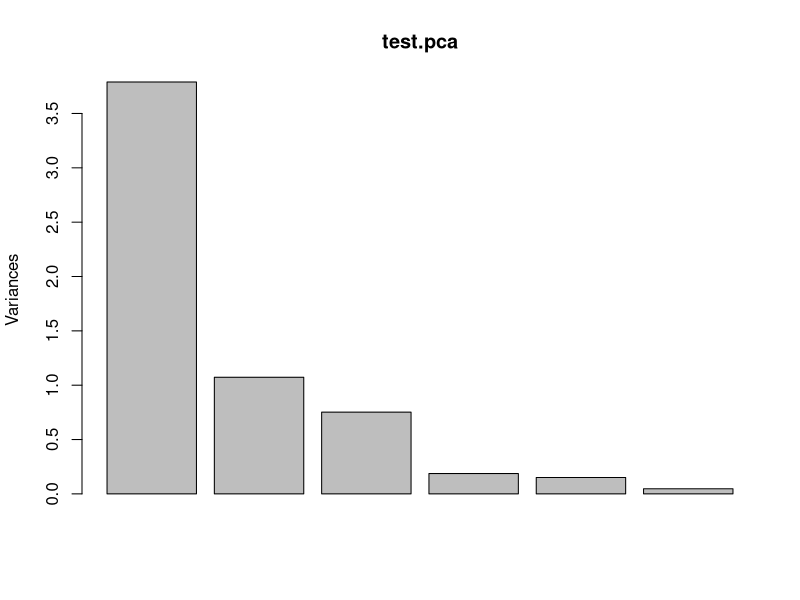
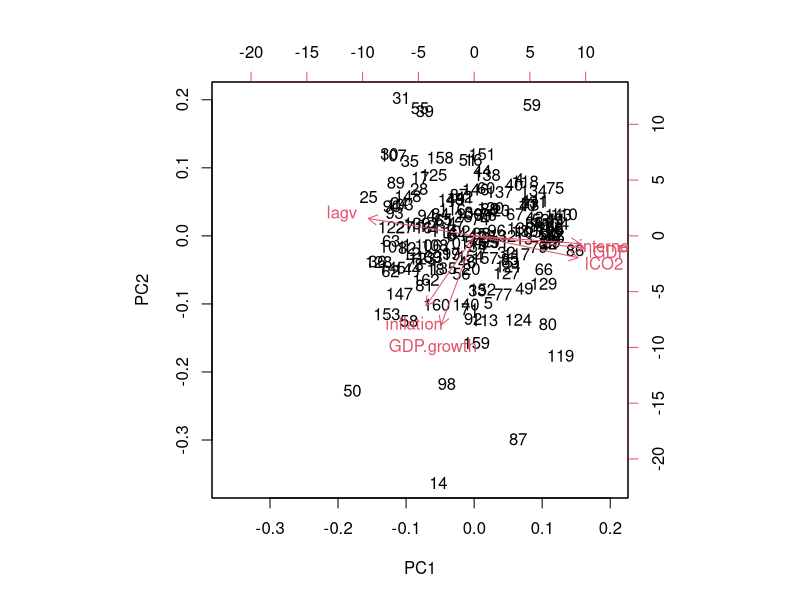

These charts were generated, in order, by the following R code: (Note: this script raises an error after producing the figures.)
#EXAMEN FINAL PARTE 1

#Extraemos los datos
dat <- read.csv2("w2011.csv", fileEncoding = "UTF-8")

#Ajustamos por el método de mínimos cuadrados el siguiente modelo de regresión múltiple:
#Y = β0 +β1X1 +β2X2 +β3X3 +β4X4 +β5X5 +β6X6 +ε
#donde: Y = lCO2; X1 = inflation; X2 = lGDPc; X3 = GDP.growth; X4 = internet y X5 = lagv

z = lm(dat$lCO2 ~ dat$inflation + dat$lGDPc + dat$GDP.growth + dat$internet + dat$lagv); z

#a) Obtén los coeficientes estimados del modelo, así como intervalos de confianza al 95 %
#para los coeficientes del modelo. Calcula los valores ajustados del modelo y calcula la
#suma residual de cuadrados.

#COEFICIENTES ESTIMADOS DE FORMA AUTOMATICA
coef(z)

#COEFICIENTES ESTIMADOS DE FORMA MANUAL
X <- cbind(1, dat$inflation, dat$lGDPc, dat$GDP.growth, dat$internet, dat$lagv)
y <- dat$lCO2
coefs = solve(t(X)%*%X) %*% t(X) %*% y
coefs

# INTERVALOS DE CONFIANZA
confint(z,level=0.95)

# VALORES AJUSTADOS DE FORMA AUTOMÁTICA
fitted(z)

# VALORES AJUSTADOS DE FORMA MANUAL
vals = X%*%solve(t(X)%*%X)%*%t(X)%*%y
vals

#RSS MANUAL
XtXi <- solve(t(X)%*%X)
H <- X%*%XtXi%*%t(X)
RSS <- sum((y - H %*% y) ^ 2);RSS

#RSS AUTOMÁTICA
deviance(z)

#b) Calcula el valor del coeficiente de correlación de Pearson entre la variable respuesta Y y el predictor X1.
cor(dat$inflation, y = dat$lCO2, method = "pearson")

#La correlación es negativa, lo que indica que a mayor inflación tiende a haber menores emisiones per cápita de CO₂, aunque esta relación es débil.

#∣r∣=0.215 -->  correlación débil
#Aunque existe cierta asociación lineal negativa, no es fuerte ni dominante.

#La inflación tiene una ligera asociación inversa con las emisiones de CO₂ per cápita, pero es posiblemente
#no significativa o débilmente significativa.

#c) Define y calcula el coeficiente de correlación parcial entre X1 y X2, controlando por el
#resto de las variables explicativas.

#ajustamos el modelo lineal de inflation sobre las otras variables y calculamos los residuos
r_inf = residuals(lm(dat$inflation ~ dat$lCO2 + dat$GDP.growth + dat$internet + dat$lagv))
# ajustamos el modelo lineal de lGDPc sobre las mismas variables, obteniendo también los residuos
r_lGDPc = residuals(lm(dat$lGDPc ~ dat$lCO2 + dat$GDP.growth + dat$internet + dat$lagv))
#coeficiente de correlación entre los residuos de ambos ajustes
cor(r_inf, r_lGDPc)

# Vemos que el coeficiente es negativo, con lo que las conclusiones de una regresión múltiple irían en
# el mismo sentido que las de una regresión múltiple para estas variables.
# El efecto de la inflación sobre el log de emisiones CO2 per cápita (lGDPc) es negativo.
# A mayor inflación menor será el log de emisiones CO2 per cápita.

#d) Considera un modelo reducido que contiene solo un subconjunto de las variables explicativas incluidas
#en el modelo completo. Formula y contrasta, mediante un test t, la
#hipótesis nula de que los coeficientes asociados a las variables excluidas son iguales a cero.

# Ajustamos el modelo completo
full_model <- lm(dat$lCO2 ~ dat$inflation + dat$lGDPc + dat$GDP.growth + dat$internet + dat$lagv)

# Resumen del modelo completo
summary(full_model)

# Ajustamos el modelo reducido (Sin X4)
reduced_model <- lm(dat$lCO2 ~ dat$inflation + dat$lGDPc + dat$GDP.growth + dat$lagv)

# Resumen del modelo reducido
summary(reduced_model)

# Formulando la hipótesis de que el modelo podría explicar la misma varianza de
# FTMax siendo su coeficiente X4 igual a 0, observamos que el p-valor mostrado en
# el summary full_model es < 2.2e-16, esto implica que las  probabilidades de que
# la hipótesis nula sea cierta son bajas, por lo que podríamos concluír que la
# variable X4 hace una aportación importante en nuestro modelo. Sin embargo,
# todavía podemos probar a eliminar X3, por ser una variable poco significativa.

# Ajustamos el modelo reducido (Sin X3)
reduced_model2 <- lm(dat$lCO2 ~ dat$inflation + dat$lGDPc + dat$internet + dat$lagv)

# Resumen del modelo reducido
summary(reduced_model2)

#Observamos lo mismo que en el caso anterior.

# Ajustamos el modelo reducido (Sin X3)
reduced_model3 <- lm(dat$lCO2 ~ dat$inflation + dat$lGDPc + dat$lagv)

# Resumen del modelo reducido
summary(reduced_model3)

#Tampoco nos beneficia eliminar ambas variables

#e) Compara el modelo completo con el modelo reducido mediante un test F. Expón claramente la hipótesis nula,
#calcula el estadístico de contraste, determina el valor crítico
#correspondiente y extrae las conclusiones en función del resultado del test.

# Para contrastar la variable excluida X4, usamos la función anova:
anova(reduced_model, full_model)

# Observamos que el p-valor es extremadamente bajo (igual que en el test-t), con
# esto anova nos está indicando que debemos ACEPTAR la hipótesis nula; es decir,
# la variable excluida (X4), resulta irrelevante para el ajuste del modelo.
# Se prefiere el modelo reducido (sin internet) por ser más simple y equivalente en poder explicativo.

#Estadístico de contraste = 7e-04
#Valor crítico = 0.9787

#En este caso el nivel crítico coincide con la significación del coeficiente asociado a X4,
#pues es la única variable que se suprime de un modelo al otro.

#f) Compara el coeficiente de determinación ajustado para ambos modelos.
summary(reduced_model) # R^2 = 0.7999
summary(full_model) # R^2 = 0.7986

# Al comprobar los coeficientes de determinación de ambos modelos, podemos comprobar
# que el modelo modelo reducido explica un poco mejor la varianza de lCO2 (0.7999 > 0.7986),


#2.Calcula las componentes principales de las variables numéricas (excepto country y Region)
#e interpreta aquellas que conjuntamente expliquen al menos un 90 % de la variabilidad total.
#Dibuja las dos primeras componentes principales en función del continente (Region)

# Excluye las variables categóricas
numeric_data <- dat[, !(names(dat) %in% c("country", "Region"))]

# Nos aseguramos de que todo sea numérico
numeric_data <- data.frame(lapply(numeric_data, as.numeric))

# Eliminamos filas con NA
numeric_data <- na.omit(numeric_data)

#Calculamos componentes principales
test.pca <- prcomp(numeric_data, scale. = TRUE)
#estandarizamos las variables con scale = TRUE para que todas pesen igual en el análisis PCA, ya que se
#encuentran en distintas escalas(unidades).
summary(test.pca)

#Empleamos prcomp() porque los datos tienen diferentes unidades de medida.
#Vemos como las primeras 3 componentes tienen la desviación estándar más alta, lo que significa
#que son las que que más variabilidad explican en los datos. Por el contrario, las componentes
#finales, especialmente la 6, tienen la desviación estándar más baja, lo que indica que capturan
#muy poca variabilidad.
#Con las primeras 3 componentes alcanzamos el 93.58% de la variabilidad

screeplot(test.pca)
names(test.pca)

#Seleccionamos solo las componentes que necesitamos
test.pca$rotation[,1:3]

# Observamos como los valores son positivos en el primer componente para LTMax, LTMin, LTMax_D y LTmin_D
# Esto indica que están positivamente correlacionados con el primer componente (LTMax), y por lo tanto
# tienden a aumentar en la misma dirección, mientras que el resto de  componentes contribuyen en la dirección
# opuesta a este primer componente.

biplot(test.pca)

#Las temperaturas min y max están relacionadas, lo cual es lógico ya que cuanta más calor menos temperaturas
#bajas habrá.

#Por otra parte, los valores de la humedad relativa min y max también se agrupan, siendo semejantes,
#además de que la velocidad de viento influye en ellas, aumentando y disminuyendo a la vez que estas dos.

pt <- data.frame(test.pca$x[, 1:2], mes = KorTemp$mes)

# Puntuaciones coloreadas de cada mes de las 2 primeras variables
library(ggplot2)

ggplot(pt, aes(x = PC1, y = PC2, color = mes)) +
  geom_point(alpha = 0.5) +
  theme_minimal() +
  labs(title = "Puntuaciones coloreadas de cada mes")


# En el gráfico vemos como se reparten los datos entre los meses de julio (azul) y agosto (rojo).
# En este último mes, la nube es más dispersa y tiende a menores valores de ambas componentes.

# Añade la región al resultado del PCA
pca_data <- data.frame(pca$x[, 1:2], Region = dat$Region)

# Instala y carga ggplot2 si no lo tienes
# install.packages("ggplot2")
library(ggplot2)

ggplot(pca_data, aes(x = PC1, y = PC2, color = Region)) +
  geom_point(size = 3) +
  labs(title = "PCA - Primeras dos componentes", x = "PC1", y = "PC2") +
  theme_minimal()
